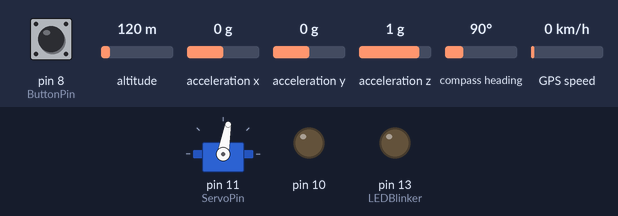
The sketch below on a simulated Arduino Uno, built with avr-gcc and run on an emulated ATmega328P. Shown: servo, output pins drawn as LEDs (lit = HIGH). Inputs (shaded band) come from the test bench; at power-on: pin 8 (ButtonPin) HIGH, altitude 120 m, acceleration x 0 g, acceleration y 0 g, acceleration z 1 g, compass heading 90°, GPS speed 0 km/h. The GPS gets a fix after 3 s at 37.7749, -122.4194 with 8 satellites.

Above: at 3.2 s.
3.3 s: pin 8 (ButtonPin) pulled LOW for 3.2 s
At 4.4 s:
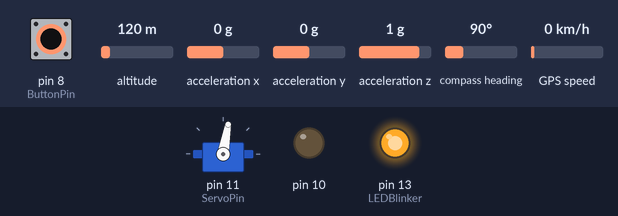
At 5.8 s:
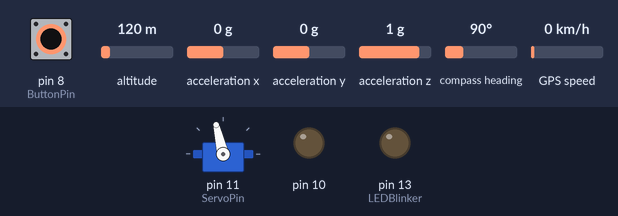
Timing chart, 0 to 14.0 s (numbered marks = the images above; inputs shaded):
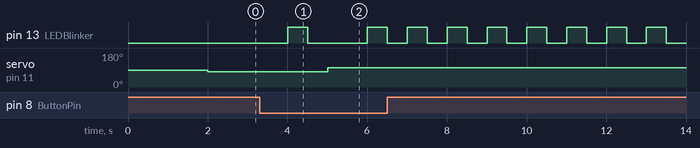

Measured:
- after the input at 3.3 s, servo on pin 11 (ServoPin): 80° → 103° after 1.7 s instead of 0.75 s

The sketch:

OrientationAndGPS.ino
```cpp
#include <Adafruit_GPS.h>
#include <SoftwareSerial.h>
#include <Wire.h>
#include <Adafruit_Sensor.h>
#include <Adafruit_BNO055.h>
#include <utility/imumaths.h>
#include <Servo.h>

//#define DEBUGYOU

Servo TomServo;

float input = 0;
float angle = 0;

struct WayPoint
{
    double latitude;
    double longitude;
};

// Linked List
struct node
{
    node* next;
    WayPoint data;
};

// Add to list
void addToBackOfList(WayPoint theData, node* head)
{
    node* newNode = NULL;

    newNode = new node();

    newNode->next = NULL;
    newNode->data.latitude = theData.latitude;
    newNode->data.longitude = theData.longitude;

    node* tracker = head;
    while(tracker->next != NULL){tracker = tracker->next;}

    tracker->next = newNode;
}

WayPoint popFront(node** head)
{
    node* oldHead = *head;
    *head = (*head)->next;

    delete oldHead;

    return oldHead->data;
}

node* InitalizeLinkedList(WayPoint theData)
{
    node* head = new node();
    head->next = NULL;
    head->data = theData;

    return head;
}

/*
Connections Accelerometer / Magnetometer
===========
Connect SCL to analog 5
Connect SDA to analog 4
Connect VDD to 3.3V DC
Connect GROUND to common ground

Connections GPS
==========
Connect Vin to 5V DC
Connect GND to GND
Connect RX to Digital 2
Connect TX to Digital 3
*/
#define BNO055_SAMPLERATE_DELAY_MS (50)

Adafruit_BNO055 bno = Adafruit_BNO055();

//SoftwareSerial mySerial(3, 2);

Adafruit_GPS GPS(&Serial);

double targetLat = 40.6785;
double targetLongitude = -74.0182;
double curOffsetAngle = 0.0;
double curMagnetometerAngle = 0.0;
double curGPSAngle = 0.0;

// Pin Numbers
int LEDBlinker = 13;
int ButtonPin = 8;
int ServoPin = 11;

#define GPSECHO  false
boolean usingInterrupt = false;
void useInterrupt(boolean); // Func prototype keeps Arduino 0023 happy

void setup()
{
    // Servo
    Serial.begin(9600);
    TomServo.attach(ServoPin);
    pinMode(10, OUTPUT);
    digitalWrite(10, LOW);

    // DO IO
    pinMode(LEDBlinker, OUTPUT);
    digitalWrite(LEDBlinker, LOW);
    pinMode(ButtonPin, INPUT_PULLUP);
    digitalWrite(ButtonPin, HIGH);

    // Magnetometer Initialization
    if(!bno.begin())
    {
        // Serial.print("Ooops, no BNO055 detected ... Check your wiring or I2C ADDR!");
        while(1);
    }
    delay(1000);
    bno.setExtCrystalUse(true);


    // GPS Initialization
    GPS.begin(9600);
    GPS.sendCommand(PMTK_SET_NMEA_OUTPUT_RMCGGA);
    // Set the update rate
    GPS.sendCommand(PMTK_SET_NMEA_UPDATE_1HZ);   // 1 Hz update rate
    // Request updates on antenna status, comment out to keep quiet
    GPS.sendCommand(PGCMD_ANTENNA);
    useInterrupt(true);

    delay(1000);
    // Ask for firmware version
    #ifdef DEBUGYOU
    Serial.println(PMTK_Q_RELEASE);
    #endif
}


// Interrupt is called once a millisecond, looks for any new GPS data, and stores it
SIGNAL(TIMER0_COMPA_vect)
{
    char c = GPS.read();
    // if you want to debug, this is a good time to do it!
    #ifdef UDR0
    if (GPSECHO)
    if (c) UDR0 = c;
    // writing direct to UDR0 is much much faster than Serial.print
    // but only one character can be written at a time.
    #endif
}

// Turn on interrupt at low level in UNO... Will probably need to change for Teensy
void useInterrupt(boolean v)
{
    if (v)
    {
        // Timer0 is already used for millis() - we'll just interrupt somewhere
        // in the middle and call the "Compare A" function above
        OCR0A = 0xAF;
        TIMSK0 |= _BV(OCIE0A);
        usingInterrupt = true;
    } else
    {
        // do not call the interrupt function COMPA anymore
        TIMSK0 &= ~_BV(OCIE0A);
        usingInterrupt = false;
    }
}

// Get our current target azimuth
double GetAzimuth(double targetLat, double targetLong, double thisLat, double thisLong)
{
    double longitudinalDifference = targetLong - thisLong;
    double latitudinalDifference = targetLat - thisLat;
    double azimuth = (3.141 * 0.5) - atan(latitudinalDifference / longitudinalDifference);

    if (longitudinalDifference > 0)       return azimuth;
    else if (longitudinalDifference < 0)  return azimuth + 3.141;
    else if (latitudinalDifference < 0)   return 3.141;

    return 0;
}

boolean isCloseEnough(double targetLat, double targetLong, double thisLat, double thisLong)
{
    double CloseEnoughFactor = 0.0001;

    double longitudinalDifference = targetLong - thisLong;
    double latitudinalDifference = targetLat - thisLat;
    longitudinalDifference = longitudinalDifference < 0 ? longitudinalDifference*-1 : longitudinalDifference;
    latitudinalDifference = latitudinalDifference < 0 ? latitudinalDifference*-1 : latitudinalDifference;

#ifdef DEBUGYOU
    Serial.print("Target Long: "); Serial.print(targetLong, 6);
    Serial.print(" This Long: "); Serial.println(thisLong, 6);
    Serial.print("Long Diff: "); Serial.print(longitudinalDifference, 6);
    Serial.print(" Lat Diff: "); Serial.println(latitudinalDifference, 6);
#endif

    if(longitudinalDifference < CloseEnoughFactor && latitudinalDifference < CloseEnoughFactor || digitalRead(ButtonPin) == 0)
    {
        // Blink Lights
        do
        {
            digitalWrite(LEDBlinker, HIGH);
            delay(500);
            digitalWrite(LEDBlinker, LOW);
            delay(500);
        }while(digitalRead(ButtonPin) != 0);


        return true;
    }
    else
    {
        return false;
    }
}

// Turn the azimuth into degrees
double GetDegreesAzimuth(double targetLat, double targetLong, double thisLat, double thisLong)
{
    double curAz = ((180 * GetAzimuth(targetLat, targetLong, thisLat, thisLong))/3.141);
    return curAz > 180.0 ? -360 + curAz : curAz;
}

uint32_t timer = millis();
uint32_t timerAcc = millis();
int LLSize = 0;
void loop()
{
    #ifdef DEBUGYOU
    Serial.println("Begin Main Loop");
    #endif

    /////////////////////////////////////////
    // LINKED LIST WAYPOINT INITIALIZATION
    LLSize = 0;

    // Van Brunt x Pioneer
    WayPoint newpoint;
    newpoint.latitude = 40.678920;
    newpoint.longitude = -74.01163;
    node* head = InitalizeLinkedList(newpoint);
    LLSize = 1;

    // Van Brunt x Sullvian
    newpoint.latitude = 40.677908;
    newpoint.longitude = -74.012301;
    addToBackOfList(newpoint, head);
    LLSize++;

    // Van Brunt x Dikeman
    newpoint.latitude = 40.676900;
    newpoint.longitude = -74.013515;
    addToBackOfList(newpoint, head);
    LLSize++;

    // Conover x Dikeman
    newpoint.latitude = 40.677632;
    newpoint.longitude = -74.014683;
    addToBackOfList(newpoint, head);
    LLSize++;

    // Conover x Sullivan
    newpoint.latitude = 40.678698;
    newpoint.longitude = -74.013469;
    addToBackOfList(newpoint, head);
    LLSize++;

    // Conover x Pioneer
    newpoint.latitude = 40.679699;
    newpoint.longitude = -74.012428;
    addToBackOfList(newpoint, head);
    LLSize++;

    // Pioneer Works
    newpoint.latitude = 40.679376;
    newpoint.longitude = -74.011692;
    addToBackOfList(newpoint, head);
    LLSize++;
    // END LINKED LIST WAYPOINT INITIALIZATION
    /////////////////////////////////////////


    for(int i = 0; i<LLSize; i++)
    {
        #ifdef DEBUGYOU
        Serial.println("Begin LL Loop");
        #endif

        WayPoint curWayPoint = popFront(&head);
        targetLat = curWayPoint.latitude;
        targetLongitude = curWayPoint.longitude;

        #ifdef DEBUGYOU
            Serial.print("New WAYPOINT: Latitude ->");
            Serial.print(targetLat,6);
            Serial.print(" longitude ->");
            Serial.println(targetLongitude,6);
        #endif

        boolean closeEnough = false;
        while(!closeEnough)
        {
            #ifdef DEBUGYOU
            Serial.println("Begin Close Enough Loop");
            #endif

            if (timerAcc > millis())  timerAcc = millis();
            if(millis() - timerAcc > BNO055_SAMPLERATE_DELAY_MS)
            {
                timerAcc = millis();

                // Possible vector values can be:
                // - VECTOR_ACCELEROMETER - m/s^2
                // - VECTOR_MAGNETOMETER  - uT
                // - VECTOR_GYROSCOPE     - rad/s
                // - VECTOR_EULER         - degrees
                // - VECTOR_LINEARACCEL   - m/s^2
                // - VECTOR_GRAVITY       - m/s^2


                imu::Vector<3> euler = bno.getVector(Adafruit_BNO055::VECTOR_EULER);
                imu::Vector<3> magnet = bno.getVector(Adafruit_BNO055::VECTOR_MAGNETOMETER);

                // absolute position in degrees
                float heading = atan2(magnet.x(), magnet.y());
                curMagnetometerAngle = -1*(heading* (57296 / 1000));
                //Serial.println(curMagnetometerAngle);
                curOffsetAngle = curGPSAngle - curMagnetometerAngle;

                input = curOffsetAngle;
                angle = map(input, -180, 180, 30, 130);
                angle = constrain(angle, 30, 130);
                TomServo.write(angle);

            }

            // if a sentence is received, we can check the checksum, parse it...
            if (GPS.newNMEAreceived()) {
                if (!GPS.parse(GPS.lastNMEA()))   // this also sets the newNMEAreceived() flag to false
                continue;  // we can fail to parse a sentence in which case we should just wait for another
            }

            // if millis() or timer wraps around, we'll just reset it
            if (timer > millis())  timer = millis();

            // approximately every 2 seconds or so, print out the current stats
            if (millis() - timer > 2000)
            {
                timer = millis(); // reset the timer

                #ifdef DEBUGYOU
                Serial.println("Alive");
                #endif

                if (GPS.fix)
                {
                    digitalWrite(LEDBlinker, HIGH);

                #ifdef DEBUGYOU
                    // Debugging Output
                    Serial.print("Location (in degrees): ");
                    Serial.print(GPS.latitudeDegrees, 4);
                    Serial.print(", ");
                    Serial.println(GPS.longitudeDegrees, 4);

                    Serial.print("Speed (knots): "); Serial.println(GPS.speed);
                    Serial.print("Angle: "); Serial.println(GPS.angle);
                    Serial.print("Altitude: "); Serial.println(GPS.altitude);
                    Serial.print("Satellites: "); Serial.println((int)GPS.satellites);
                    Serial.println();
                #endif

                    curGPSAngle = GetDegreesAzimuth(targetLat, targetLongitude, GPS.latitudeDegrees, GPS.longitudeDegrees);

                    #ifdef DEBUGYOU
                    Serial.println("After Get Azimuth");
                    #endif

                    closeEnough = isCloseEnough(targetLat, targetLongitude, GPS.latitudeDegrees, GPS.longitudeDegrees);

                    #ifdef DEBUGYOU
                    Serial.println("After Calculation");
                    #endif
                }
                else
                {
                    digitalWrite(LEDBlinker, LOW);
                }
            }

        }
    }
}
```
